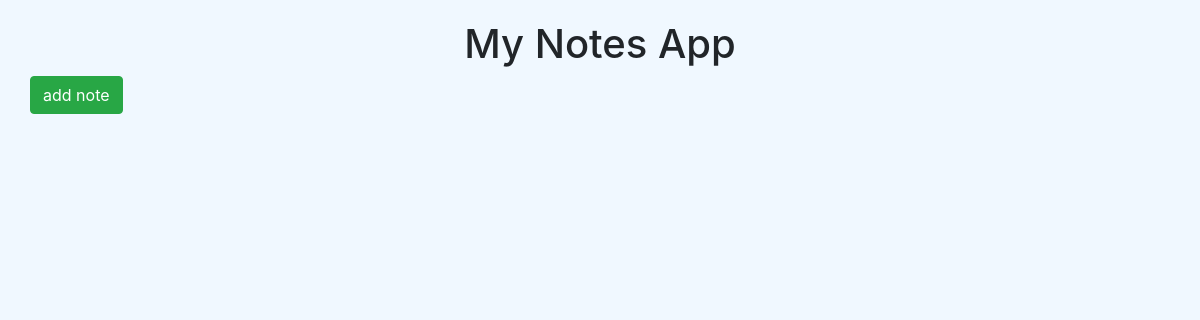
Before: /notes/ with the older database file.
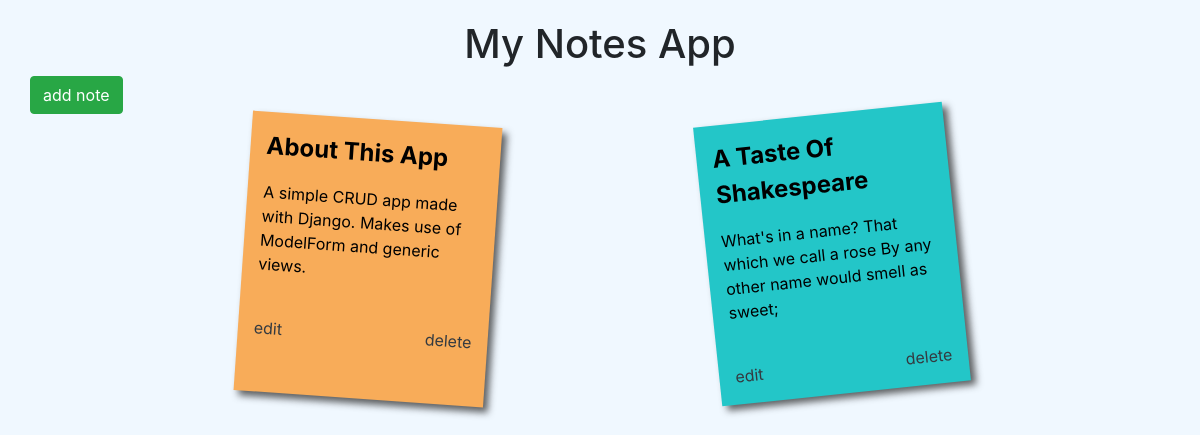
After: the same page with the newer database file.
### notes/models.py (models this page shows, shortened)
class Note(models.Model):
	note_title = models.CharField(max_length =200)
	note_text = models.CharField(max_length = 1000)

### notes/views.py (the view)
# urls.py: path('', NoteListView.as_view(), name='note-list'),
class NoteListView(ListView):
	model = Note
	template_name = 'notes/index.html'
	queryset = Note.objects.all().order_by('-pk')

### notes/templates/notes/index.html
{% extends 'notes/__base.html' %}
{% block content %}
<h1 class="title">My Notes App</h1>
<div class="row">
    <a class="btn btn-success text-white" href="{% url 'notes:create-note' %}" role="button">add note</a>
</div>
<div class="row">
    <div class="notes">
        {% for note in object_list %}
            <div id="note-box" class="lazur-bg rotate-1 note-box">
                <p class="headings">{{ note.note_title }}</p>
                <p>{{ note.note_text }}</p>
                <br>
                <a href="{% url 'notes:edit-note' note.id %}" class="text-dark pull-left">edit</a>
                <a href="{% url 'notes:delete-note' note.id %}" class="text-dark pull-right">delete</a>
            </div>
        {% endfor %}
    </div>
</div>
</div>
{% endblock %}

### notes/templates/notes/__base.html (shortened to what this page needs)
{% load static %}
<!doctype html>
<html lang="en">
  <head>
    <link rel="stylesheet" href="https://stackpath.bootstrapcdn.com/font-awesome/4.7.0/css/font-awesome.min.css">
    <link rel="stylesheet" href="https://stackpath.bootstrapcdn.com/bootstrap/4.4.1/css/bootstrap.min.css">
    <link rel="stylesheet" href="{% static 'notes/style.css' %}">
  </head>
  <body>
    <div class="container">
            {% block content %}
            {% endblock %}
  </body>
</html>

### notes/static/notes/style.css (style rules this page uses)
body { margin-top:20px; background-color: aliceblue; font-size: 1rem; }
h1.title { text-align: center; }
p.headings { font-size: 1.5rem; font-weight: 700; text-transform: capitalize; }
div.rotate-1 { -webkit-transform: rotate(-6deg); -o-transform: rotate(-6deg); -moz-transform: rotate(-6deg); }
div.rotate-2 { -o-transform: rotate(4deg); -webkit-transform: rotate(4deg); -moz-transform: rotate(4deg); position: relative; top: 5px; }
.lazur-bg { background-color: #23c6c8; color: #ffffff; }
.yellow-bg { background-color: #f8ac59; color: #ffffff; }
.notes { display: flex; flex-flow: row wrap; flex: 1; justify-content: space-evenly; }
.note-box { width: 250px; text-decoration: none; color: #000; padding: 1em; -moz-box-shadow: 5px 5px 7px #212121; -webkit-box-shadow: 5px 5px 7px rgba(33, 33, 33, 0.7); box-shadow: 5px 5px 7px rgba(33, 33, 33, 0.7); -moz-transition: -moz-transform 0.15s linear; -o-transition: -o-transform 0.15s linear; -webkit-transition: -webkit-transform 0.15s linear; }

Changed rows visible on the page:
added Note: note_title "About This App", note_text "A simple CRUD app made with Django. Makes use of ModelForm and generic views."
added Note: note_title "A Taste Of Shakespeare", note_text "What's in a name? That which we call a rose By any other name would smell as sweet;"
